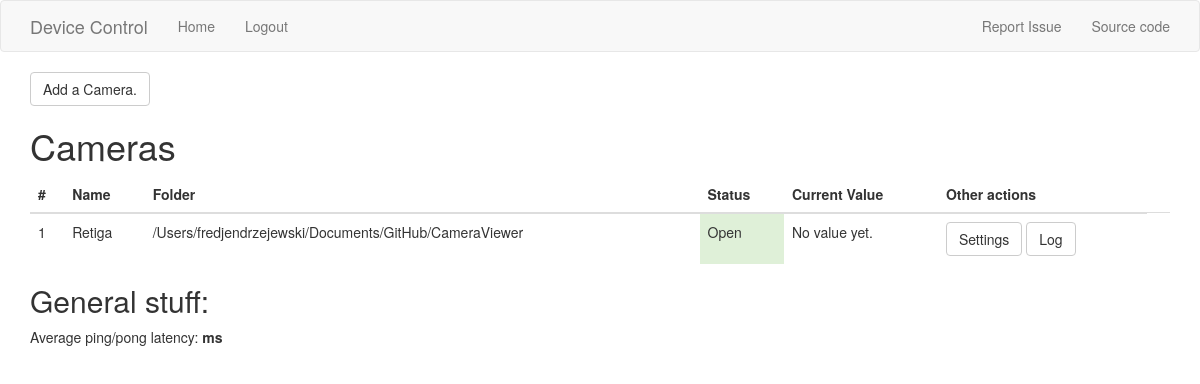
The app's page /index (signed in) with its own data.
### app/cameracontrol/models.py (models this page shows, shortened)
class Camera(db.Model):
    id = db.Column(db.Integer, primary_key=True);
    thread_id = db.Column(db.Integer, unique=True);
    switch = db.Column(db.Boolean)
    name = db.Column(db.String(64))
    ard_str = db.Column(db.String(120))
    folder = db.Column(db.String(240))
    xMin = db.Column(db.Integer)
    xMax = db.Column(db.Integer)
    yMin = db.Column(db.Integer)
    yMax = db.Column(db.Integer)
    def is_open(self):
        for thread in workers:
            if thread.ident == self.thread_id:
                self.switch = thread.is_alive();
                db.session.commit();
                return self.switch;
        self.switch = False;
        db.session.commit();
        return self.switch;
    def label(self):
        return 'read_camera' + str(self.id);

### app/main/routes.py (the view)
@bp.route('/')
@bp.route('/index', methods=['GET', 'POST'])
def index():
    cams = Camera.query.all();
    n_cameras = len(cams);
    return render_template('index.html', n_cameras = n_cameras, cameras = cams);

### app/main/models.py (called while the page is built)
@login.user_loader
def load_user(id):
    return User.query.get(int(id))

### app/main/templates/index.html (shortened to what this page needs)
{% extends "base.html" %}
{% import 'bootstrap/wtf.html' as wtf %}
{% block app_content %}
<a class="btn btn-default" id="add_camera" href="{{url_for('cameracontrol.add_camera')}}"> Add a Camera.</a>
{% if n_cameras %}
<h1> Cameras</h1>
<table class="table table-hover" id ="arduino overview">
  <thead>
  <tr>
    <th scope="col">#</th>
    <th scope="col">Name</th>
    <th scope="col">Folder</th>
    <th scope="col">Status</th>
    <th scope="col">Current Value</th>
    <th scope="col">Other actions </th>
  </tr>
  </thead>
  <tbody>
    {% for ard in cameras %}
    <tr>
      <td>{{ ard.id }}</td>
      <td>{{ ard.name }}</td>
      <td>{{ ard.folder }}</td>
      {% if ard.is_open() %}
      <td class="bg-success">Open</td>
      {% else %}
      <td class="bg-warning">Closed</td>
      {% endif %}
      <td id ='{{ ard.label() }}'>No value yet.</td>
      <td>
        <a class='btn btn-default' target="_blank" href="{{url_for('cameracontrol.change_camera', ard_nr = ard.id)}}">Settings</a>
        {% if ard.is_open() %}
        <a class='btn btn-default' target="_blank" href="{{url_for('cameracontrol.camera_details', ard_nr = ard.id)}}">Log</a>
        {% else %}
        <a class='btn btn-default' href="{{url_for('cameracontrol.start_camera', ard_nr = ard.id)}}">Start</a>
        {% endif %}
      <td>
    </tr>
    {% endfor %}
 </tbody>
</table>
{% endif %}
<h2>General stuff:</h2>
<p>Average ping/pong latency: <b>ms</b></p>
{% endblock %}

### records on screen
Camera: id "1", name "Retiga", folder "/Users/fredjendrzejewski/Documents/GitHub/CameraViewer", switch "Open"
